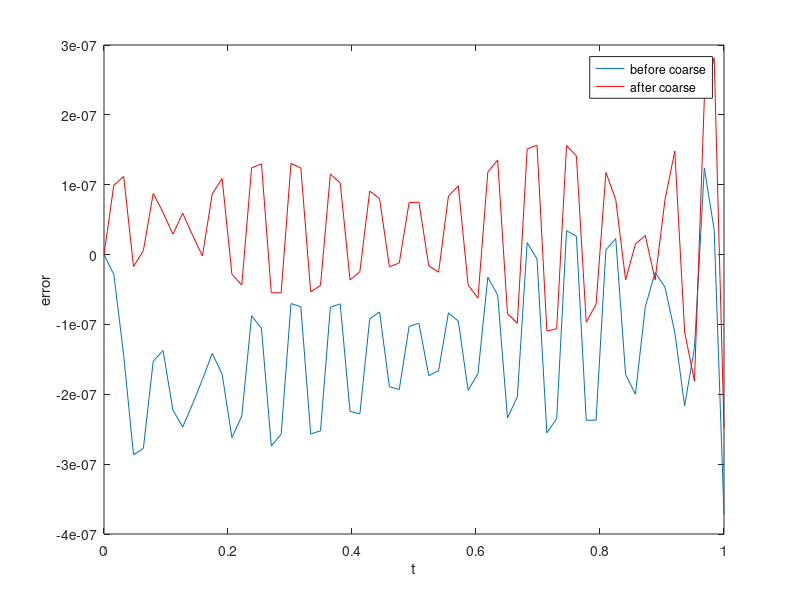

This figure's MATLAB source:
l=6;                                    % can later become number of levels
N=2^l-1;                                % number of gridpoints in time
T=1; dt=T/N; t=0:dt:T;                  % time grid
la=-1;                                  % Dahlquist parameter
e=ones(N,1);
A=spdiags([-e (1-dt*la)*e],[-1 0],N,N); % BE time stepping matrix
u0=0;
al=0.5;                                 % Jacobi relaxation parameter
rng('default'); u=rand(N,1);            % random initial guess
Nc=2^(l-1)-1;                           % coarse grid size
P=sparse(N,Nc);                         % prolongation by interpolation
for j=1:Nc
  P(2*j,j)=1; P(2*j-1,j)=0.5; P(2*j+1,j)=0.5;
end;
R=0.5*P';                               % restriction
Ac=R*A*P;                               % coarse matrix by Galerkin
nu=4;                                   % number of presmoothing steps
al=0.5                                  % Jacobi relaxation parameter
rng('default'); u=rand(N,1);
for k=1:10
  err(k)=max(abs(u));
  for i=1:nu                            % presmoothing
    u=u-al/(1-dt*la)*A*u;
    plot(t,[u0;u],'-'); xlabel('t');ylabel('error')
    % axis([0 1 -0.1 1])
    % pause
  end;
  rc=R*(-A*u);                         % compute coarse correction
  u=u+P*(Ac\rc);
  hold on; plot(t,[u0;u],'-r'); hold off
  legend('before coarse','after coarse')
  pause
end;
